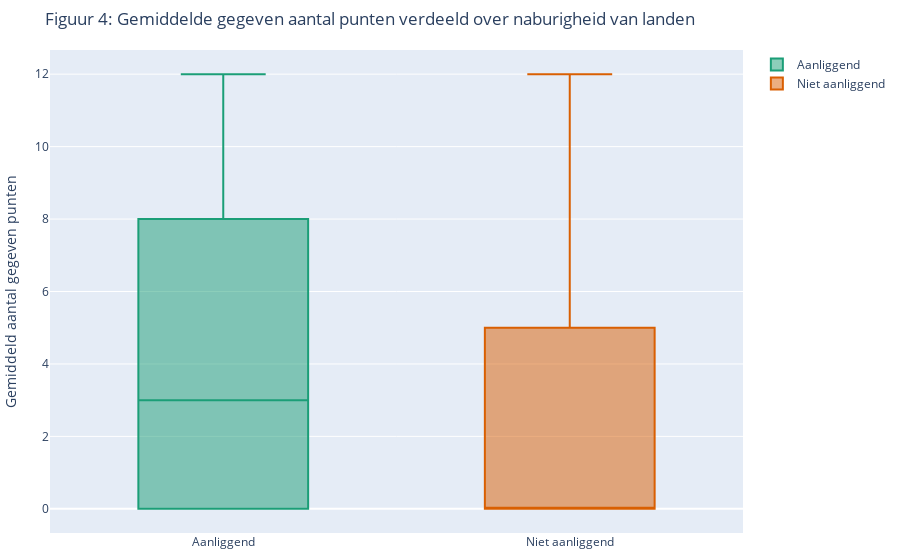

Notebook code for this chart:
### Markdown cell above
Bovenstaand figuur toont aan dat landen die eenzelfde officiële taal delen, elkaar ongeveer twee keer zo veel punten toekennen.Aangezien taal een cultureel goed is toont deze correlatie aan dat culturele gelijkenis een positieve invloed heeft op het aantal toegekende punten tussen landen onderling.

### Code cell
fig1 = go.Figure()

# waarde van 
neighboring_values = taal_votes_televoting_df[taal_votes_televoting_df['contig']==1]['Points      ']
not_neighboring_values = taal_votes_televoting_df[taal_votes_televoting_df['contig']==0]['Points      ']

fig1.add_trace(go.Box(y=neighboring_values, 
                      name='Aanliggend', 
                      marker=dict(color=color_blind_green)))

fig1.add_trace(go.Box(y=not_neighboring_values, 
                      name='Niet aanliggend', 
                      marker=dict(color=color_blind_red)))

fig1.update_layout(title='Figuur 4: Gemiddelde gegeven aantal punten verdeeld over naburigheid van landen', 
                   margin=dict(l=10, r=10, t=50, b=10),  
                   yaxis=dict(title='Gemiddeld aantal gegeven punten'))

fig1.show()

### Figure 1 — Plotly figure (JSON) as saved in the notebook; plotly's stock layout.template omitted (floating-point values rounded to 4 significant figures; data arrays with more than 128 entries replaced by an {"elided": "..."} marker saying what was removed)
{"data": [{"marker": {"color": "#1b9e77"}, "name": "Aanliggend", "type": "box", "y": {"elided": "2364 int values"}}, {"marker": {"color": "#d95f02"}, "name": "Niet aanliggend", "type": "box", "y": {"elided": "29038 int values"}}], "layout": {"margin": {"b": 10, "l": 10, "r": 10, "t": 50}, "title": {"text": "Figuur 4: Gemiddelde gegeven aantal punten verdeeld over naburigheid van landen"}, "yaxis": {"title": {"text": "Gemiddeld aantal gegeven punten"}}}}
